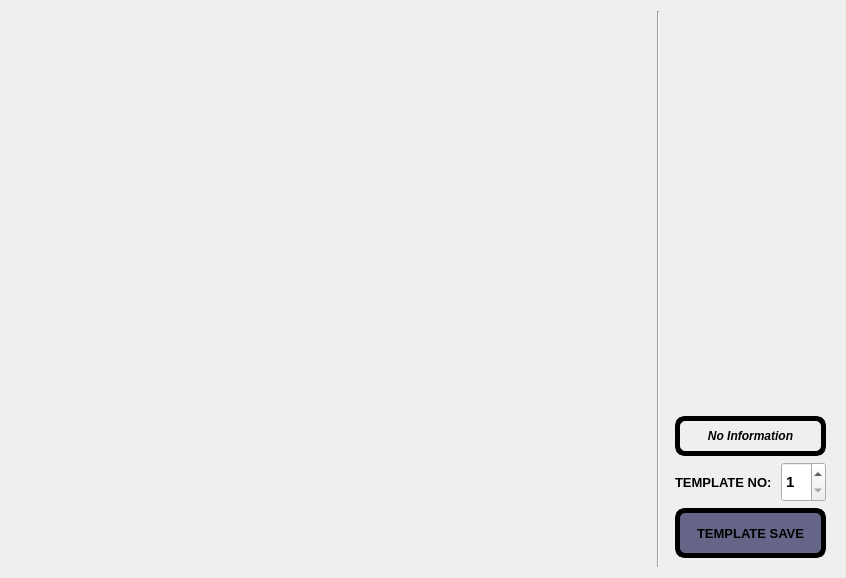
          <widget class="QWidget" name="tabAddTemplate">
           <attribute name="title">
            <string>ADD TEMPLATE</string>
           </attribute>
           <layout class="QHBoxLayout" name="horizontalLayout_2">
            <item>
             <layout class="QVBoxLayout" name="verticalLayout_2">
              <item>
               <widget class="QLabel" name="labelImageForCrop">
                <property name="minimumSize">
                 <size>
                  <width>640</width>
                  <height>480</height>
                 </size>
                </property>
                <property name="maximumSize">
                 <size>
                  <width>640</width>
                  <height>480</height>
                 </size>
                </property>
                <property name="text">
                 <string/>
                </property>
                <property name="alignment">
                 <set>Qt::AlignLeading|Qt::AlignLeft|Qt::AlignTop</set>
                </property>
               </widget>
              </item>
              <item>
               <spacer name="verticalSpacer">
                <property name="orientation">
                 <enum>Qt::Vertical</enum>
                </property>
                <property name="sizeHint" stdset="0">
                 <size>
                  <width>20</width>
                  <height>40</height>
                 </size>
                </property>
               </spacer>
              </item>
             </layout>
            </item>
            <item>
             <widget class="Line" name="line_3">
              <property name="orientation">
               <enum>Qt::Vertical</enum>
              </property>
             </widget>
            </item>
            <item>
             <layout class="QVBoxLayout" name="verticalLayout_3">
              <item>
               <widget class="QLabel" name="labelCuttedImage">
                <property name="minimumSize">
                 <size>
                  <width>0</width>
                  <height>350</height>
                 </size>
                </property>
                <property name="maximumSize">
                 <size>
                  <width>16777215</width>
                  <height>400</height>
                 </size>
                </property>
                <property name="text">
                 <string/>
                </property>
                <property name="alignment">
                 <set>Qt::AlignHCenter|Qt::AlignTop</set>
                </property>
               </widget>
              </item>
              <item>
               <spacer name="verticalSpacer_3">
                <property name="orientation">
                 <enum>Qt::Vertical</enum>
                </property>
                <property name="sizeHint" stdset="0">
                 <size>
                  <width>20</width>
                  <height>40</height>
                 </size>
                </property>
               </spacer>
              </item>
              <item>
               <layout class="QGridLayout" name="gridLayout_3">
                <item row="0" column="0">
                 <widget class="QWidget" name="widgetWithPassword" native="true">
                  <property name="enabled">
                   <bool>true</bool>
                  </property>
                  <layout class="QVBoxLayout" name="verticalLayout_12">
                   <item>
                    <widget class="QLabel" name="labelTemplateAddLog">
                     <property name="minimumSize">
                      <size>
                       <width>0</width>
                       <height>40</height>
                      </size>
                     </property>
                     <property name="maximumSize">
                      <size>
                       <width>16777215</width>
                       <height>40</height>
                      </size>
                     </property>
                     <property name="font">
                      <font>
                       <pointsize>9</pointsize>
                       <weight>75</weight>
                       <italic>true</italic>
                       <bold>true</bold>
                      </font>
                     </property>
                     <property name="styleSheet">
                      <string notr="true">	color: rgb(0, 0, 0);
	border: 5px solid;
	border-radius: 10px;</string>
                     </property>
                     <property name="text">
                      <string>No Information</string>
                     </property>
                     <property name="alignment">
                      <set>Qt::AlignCenter</set>
                     </property>
                    </widget>
                   </item>
                   <item>
                    <layout class="QHBoxLayout" name="horizontalLayout_13">
                     <item>
                      <widget class="QLabel" name="label_11">
                       <property name="maximumSize">
                        <size>
                         <width>100</width>
                         <height>16777215</height>
                        </size>
                       </property>
                       <property name="font">
                        <font>
                         <pointsize>10</pointsize>
                         <weight>75</weight>
                         <bold>true</bold>
                        </font>
                       </property>
                       <property name="text">
                        <string>TEMPLATE NO: </string>
                       </property>
                      </widget>
                     </item>
                     <item>
                      <widget class="QSpinBox" name="spinBoxTemplateName">
                       <property name="minimumSize">
                        <size>
                         <width>0</width>
                         <height>40</height>
                        </size>
                       </property>
                       <property name="maximumSize">
                        <size>
                         <width>80</width>
                         <height>16777215</height>
                        </size>
                       </property>
                       <property name="font">
                        <font>
                         <pointsize>11</pointsize>
                         <weight>75</weight>
                         <bold>true</bold>
                        </font>
                       </property>
                       <property name="minimum">
                        <number>1</number>
                       </property>
                      </widget>
                     </item>
                    </layout>
                   </item>
                   <item>
                    <widget class="QPushButton" name="pushButtonTemplateSave">
                     <property name="minimumSize">
                      <size>
                       <width>150</width>
                       <height>50</height>
                      </size>
                     </property>
                     <property name="font">
                      <font>
                       <pointsize>10</pointsize>
                       <weight>75</weight>
                       <bold>true</bold>
                      </font>
                     </property>
                     <property name="styleSheet">
                      <string notr="true">QPushButton{
    qproperty-icon: url(:/images/icons/save-icon.png);
	background-color: rgb(101, 101, 135);
	color: rgb(0, 0, 0);
	border: 5px solid;
	border-radius: 10px;
}
QPushButton::hover
{
	background-color: rgb(0, 255, 0);

}</string>
                     </property>
                     <property name="text">
                      <string>TEMPLATE SAVE</string>
                     </property>
                    </widget>
                   </item>
                  </layout>
                 </widget>
                </item>
               </layout>
              </item>
             </layout>
            </item>
           </layout>
          </widget>
